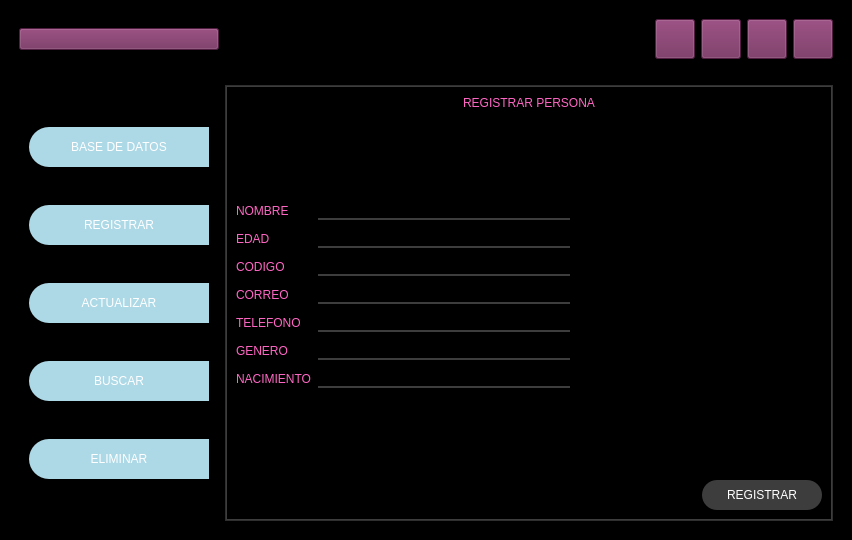
<?xml version="1.0" encoding="UTF-8"?>
<ui version="4.0">
 <class>MainWindow</class>
 <widget class="QMainWindow" name="MainWindow">
  <property name="geometry">
   <rect>
    <x>0</x>
    <y>0</y>
    <width>852</width>
    <height>540</height>
   </rect>
  </property>
  <property name="windowTitle">
   <string>MainWindow</string>
  </property>
  <widget class="QWidget" name="centralwidget">
   <property name="styleSheet">
    <string notr="true">background-color: rgb(0, 0, 0);</string>
   </property>
   <layout class="QVBoxLayout" name="verticalLayout_2">
    <item>
     <widget class="QFrame" name="frame_superior">
      <property name="styleSheet">
       <string notr="true">QFrame{
background-color: rgb(0, 0, 0);
}

QPushButton{
background-color: rgb(113, 41, 90);
color: rgb(67, 42, 255);
border -radius:20px;
}

QPushButton:hover{
background-color: rgb(61, 61, 61);
border -radius:20px;
}</string>
      </property>
      <property name="frameShape">
       <enum>QFrame::StyledPanel</enum>
      </property>
      <property name="frameShadow">
       <enum>QFrame::Raised</enum>
      </property>
      <layout class="QHBoxLayout" name="horizontalLayout">
       <item>
        <widget class="QPushButton" name="bt_menu">
         <property name="minimumSize">
          <size>
           <width>200</width>
           <height>0</height>
          </size>
         </property>
         <property name="text">
          <string/>
         </property>
         <property name="icon">
          <iconset>
           <normaloff>menu.png</normaloff>menu.png</iconset>
         </property>
         <property name="iconSize">
          <size>
           <width>50</width>
           <height>50</height>
          </size>
         </property>
        </widget>
       </item>
       <item>
        <spacer name="horizontalSpacer">
         <property name="orientation">
          <enum>Qt::Horizontal</enum>
         </property>
         <property name="sizeHint" stdset="0">
          <size>
           <width>268</width>
           <height>20</height>
          </size>
         </property>
        </spacer>
       </item>
       <item>
        <widget class="QPushButton" name="bt_minimizar">
         <property name="minimumSize">
          <size>
           <width>40</width>
           <height>40</height>
          </size>
         </property>
         <property name="text">
          <string/>
         </property>
         <property name="icon">
          <iconset>
           <normaloff>minimizar-signo.png</normaloff>minimizar-signo.png</iconset>
         </property>
         <property name="iconSize">
          <size>
           <width>40</width>
           <height>40</height>
          </size>
         </property>
        </widget>
       </item>
       <item>
        <widget class="QPushButton" name="bt_restaurar">
         <property name="minimumSize">
          <size>
           <width>40</width>
           <height>40</height>
          </size>
         </property>
         <property name="text">
          <string/>
         </property>
         <property name="icon">
          <iconset>
           <normaloff>expandir.png</normaloff>expandir.png</iconset>
         </property>
         <property name="iconSize">
          <size>
           <width>40</width>
           <height>40</height>
          </size>
         </property>
        </widget>
       </item>
       <item>
        <widget class="QPushButton" name="bt_maximizar">
         <property name="minimumSize">
          <size>
           <width>40</width>
           <height>40</height>
          </size>
         </property>
         <property name="text">
          <string/>
         </property>
         <property name="icon">
          <iconset>
           <normaloff>escalable.png</normaloff>escalable.png</iconset>
         </property>
         <property name="iconSize">
          <size>
           <width>40</width>
           <height>40</height>
          </size>
         </property>
        </widget>
       </item>
       <item>
        <widget class="QPushButton" name="pushButton">
         <property name="minimumSize">
          <size>
           <width>40</width>
           <height>40</height>
          </size>
         </property>
         <property name="styleSheet">
          <string notr="true">color: rgb(161, 9, 191);</string>
         </property>
         <property name="text">
          <string/>
         </property>
         <property name="icon">
          <iconset>
           <normaloff>cerrar.png</normaloff>cerrar.png</iconset>
         </property>
         <property name="iconSize">
          <size>
           <width>40</width>
           <height>40</height>
          </size>
         </property>
        </widget>
       </item>
      </layout>
     </widget>
    </item>
    <item>
     <widget class="QFrame" name="frame_inferior">
      <property name="frameShape">
       <enum>QFrame::StyledPanel</enum>
      </property>
      <property name="frameShadow">
       <enum>QFrame::Raised</enum>
      </property>
      <layout class="QHBoxLayout" name="horizontalLayout_2">
       <item>
        <widget class="QFrame" name="frameLateral">
         <property name="minimumSize">
          <size>
           <width>200</width>
           <height>0</height>
          </size>
         </property>
         <property name="maximumSize">
          <size>
           <width>0</width>
           <height>16777215</height>
          </size>
         </property>
         <property name="styleSheet">
          <string notr="true">QFrame {
    background: qlineargradient(x1:0, y1:0, x2:0, y2:1,
                                stop:0 #55A3D9, stop:1 #FF4D8E);
}



QPushButton {
    background-color: #ADD8E6; /* Cambiamos el color a rosa */
    border-top-left-radius: 20px;
    border-bottom-left-radius: 20px;
    color: #FFFFFF;
    font: 77 10pt &quot;Arial Black&quot;;
    transition: background-color 0.3s, color 0.3s;
}


QPushButton#pushButton_BASEDEDATOS:hover,
QPushButton#pushButton_REGISTRAR:hover,
QPushButton#pushButton_ELIMINAR:hover,
QPushButton#pushButton_BUSCAR:hover,
QPushButton#pushButton_ACTUALIZAR:hover {
    background-color: rgb(255, 182, 193);
    border-top-left-radius: 20px;
    border-bottom-left-radius: 20px;
   
	color: rgb(255, 255, 255);
    font: 77 10pt &quot;Arial Black&quot;;
}


QPushButton#pushButton_BASEDEDATOS: pressed,
QPushButton#pushButton_REGISTRAR: pressed,
QPushButton#pushButton_ELIMINAR: pressed,
QPushButton#pushButton_BUSCAR: pressed,
QPushButton#pushButton_ACTUALIZAR:pressed {
    padding-left: 5px;
    padding-top: 5px;
	 background-color:rgb(51, 64, 255)
}
</string>
         </property>
         <property name="frameShape">
          <enum>QFrame::StyledPanel</enum>
         </property>
         <property name="frameShadow">
          <enum>QFrame::Raised</enum>
         </property>
         <layout class="QVBoxLayout" name="verticalLayout_3">
          <item>
           <widget class="QPushButton" name="pushButton_BASEDEDATOS">
            <property name="minimumSize">
             <size>
              <width>0</width>
              <height>40</height>
             </size>
            </property>
            <property name="styleSheet">
             <string notr="true"/>
            </property>
            <property name="text">
             <string>BASE DE DATOS</string>
            </property>
            <property name="icon">
             <iconset>
              <normaloff>base de datos.jpj.jpg</normaloff>base de datos.jpj.jpg</iconset>
            </property>
            <property name="iconSize">
             <size>
              <width>35</width>
              <height>35</height>
             </size>
            </property>
           </widget>
          </item>
          <item>
           <widget class="QPushButton" name="pushButton_REGISTRAR">
            <property name="minimumSize">
             <size>
              <width>0</width>
              <height>40</height>
             </size>
            </property>
            <property name="text">
             <string>REGISTRAR</string>
            </property>
            <property name="icon">
             <iconset>
              <normaloff>registrar.png.jpg</normaloff>registrar.png.jpg</iconset>
            </property>
            <property name="iconSize">
             <size>
              <width>35</width>
              <height>35</height>
             </size>
            </property>
           </widget>
          </item>
          <item>
           <widget class="QPushButton" name="pushButton_ACTUALIZAR">
            <property name="minimumSize">
             <size>
              <width>0</width>
              <height>40</height>
             </size>
            </property>
            <property name="text">
             <string>ACTUALIZAR</string>
            </property>
            <property name="icon">
             <iconset>
              <normaloff>actualizar.jpg</normaloff>actualizar.jpg</iconset>
            </property>
            <property name="iconSize">
             <size>
              <width>35</width>
              <height>35</height>
             </size>
            </property>
           </widget>
          </item>
          <item>
           <widget class="QPushButton" name="pushButton_BUSCAR">
            <property name="minimumSize">
             <size>
              <width>0</width>
              <height>40</height>
             </size>
            </property>
            <property name="text">
             <string>BUSCAR</string>
            </property>
            <property name="icon">
             <iconset>
              <normaloff>buscar.jpg</normaloff>buscar.jpg</iconset>
            </property>
            <property name="iconSize">
             <size>
              <width>35</width>
              <height>35</height>
             </size>
            </property>
           </widget>
          </item>
          <item>
           <widget class="QPushButton" name="pushButton_ELIMINAR">
            <property name="minimumSize">
             <size>
              <width>0</width>
              <height>40</height>
             </size>
            </property>
            <property name="text">
             <string>ELIMINAR</string>
            </property>
            <property name="icon">
             <iconset>
              <normaloff>eliminar.jpg</normaloff>eliminar.jpg</iconset>
            </property>
            <property name="iconSize">
             <size>
              <width>35</width>
              <height>35</height>
             </size>
            </property>
           </widget>
          </item>
         </layout>
        </widget>
       </item>
       <item>
        <widget class="QFrame" name="frame_contenedor">
         <property name="styleSheet">
          <string notr="true">QFrame {
    background-color: rgb(61, 61, 61);
}

QLabel {
    font: 87 12pt &quot;Arial Black&quot;;
    background-color: #000000ff;
    color: #FF66C4; /* Cambiar el color del texto a rosa */
    border: 0px solid #14C8DC;
}

QLineEdit {
    border: 0px;
    color: rgb(255, 255, 255);
    border-bottom: 2px solid rgb(61, 61, 61);
    font: 75 12pt &quot;Times New Roman&quot;;
}

QPushButton{
background-color: rgb(61, 61, 61);
border-radius: 15px;
color: rgb(255, 255, 255);
font: 77 10pt &quot;Arial Black&quot;;
}

QPushButton:hover{
background-color: rgb(0, 206, 151);
border-radius: 15px;
color: rgb(0, 0, 0);
font: 77 10pt &quot;Arial Black&quot;;
}
</string>
         </property>
         <property name="frameShape">
          <enum>QFrame::StyledPanel</enum>
         </property>
         <property name="frameShadow">
          <enum>QFrame::Raised</enum>
         </property>
         <layout class="QVBoxLayout" name="verticalLayout_4">
          <property name="spacing">
           <number>0</number>
          </property>
          <property name="leftMargin">
           <number>1</number>
          </property>
          <property name="topMargin">
           <number>1</number>
          </property>
          <property name="rightMargin">
           <number>1</number>
          </property>
          <property name="bottomMargin">
           <number>1</number>
          </property>
          <item>
           <widget class="QStackedWidget" name="stackedWidget">
            <property name="currentIndex">
             <number>1</number>
            </property>
            <widget class="QWidget" name="pageDATOS">
             <layout class="QVBoxLayout" name="verticalLayout_5">
              <item>
               <widget class="QLabel" name="label">
                <property name="text">
                 <string>BASE DE DATOS</string>
                </property>
                <property name="alignment">
                 <set>Qt::AlignCenter</set>
                </property>
               </widget>
              </item>
              <item>
               <widget class="QTableWidget" name="tableBASEDEDATOS">
                <column>
                 <property name="text">
                  <string>Nombre</string>
                 </property>
                </column>
                <column>
                 <property name="text">
                  <string>Edad</string>
                 </property>
                </column>
                <column>
                 <property name="text">
                  <string>Codigo</string>
                 </property>
                </column>
                <column>
                 <property name="text">
                  <string>Correo</string>
                 </property>
                </column>
                <column>
                 <property name="text">
                  <string>Telefono</string>
                 </property>
                </column>
                <column>
                 <property name="text">
                  <string>Genero</string>
                 </property>
                </column>
                <column>
                 <property name="text">
                  <string>Nacimiento</string>
                 </property>
                </column>
               </widget>
              </item>
              <item>
               <spacer name="verticalSpacer_7">
                <property name="orientation">
                 <enum>Qt::Vertical</enum>
                </property>
                <property name="sizeHint" stdset="0">
                 <size>
                  <width>20</width>
                  <height>40</height>
                 </size>
                </property>
               </spacer>
              </item>
              <item>
               <layout class="QHBoxLayout" name="horizontalLayout_3">
                <item>
                 <spacer name="horizontalSpacer_2">
                  <property name="orientation">
                   <enum>Qt::Horizontal</enum>
                  </property>
                  <property name="sizeHint" stdset="0">
                   <size>
                    <width>40</width>
                    <height>20</height>
                   </size>
                  </property>
                 </spacer>
                </item>
                <item>
                 <widget class="QPushButton" name="bt_REFRESCAR">
                  <property name="minimumSize">
                   <size>
                    <width>120</width>
                    <height>30</height>
                   </size>
                  </property>
                  <property name="text">
                   <string>REFRESCAR</string>
                  </property>
                 </widget>
                </item>
               </layout>
              </item>
             </layout>
            </widget>
            <widget class="QWidget" name="page_1registrar">
             <layout class="QVBoxLayout" name="verticalLayout_8">
              <item>
               <widget class="QLabel" name="label_9">
                <property name="text">
                 <string>REGISTRAR PERSONA</string>
                </property>
                <property name="alignment">
                 <set>Qt::AlignCenter</set>
                </property>
               </widget>
              </item>
              <item>
               <spacer name="verticalSpacer_2">
                <property name="orientation">
                 <enum>Qt::Vertical</enum>
                </property>
                <property name="sizeHint" stdset="0">
                 <size>
                  <width>20</width>
                  <height>40</height>
                 </size>
                </property>
               </spacer>
              </item>
              <item>
               <layout class="QHBoxLayout" name="horizontalLayout_4">
                <item>
                 <layout class="QVBoxLayout" name="verticalLayout">
                  <property name="spacing">
                   <number>10</number>
                  </property>
                  <item>
                   <widget class="QLabel" name="label_5">
                    <property name="text">
                     <string>NOMBRE</string>
                    </property>
                   </widget>
                  </item>
                  <item>
                   <widget class="QLabel" name="label_8">
                    <property name="text">
                     <string>EDAD</string>
                    </property>
                   </widget>
                  </item>
                  <item>
                   <widget class="QLabel" name="label_2">
                    <property name="text">
                     <string>CODIGO</string>
                    </property>
                   </widget>
                  </item>
                  <item>
                   <widget class="QLabel" name="label_4">
                    <property name="text">
                     <string>CORREO</string>
                    </property>
                   </widget>
                  </item>
                  <item>
                   <widget class="QLabel" name="label_3">
                    <property name="text">
                     <string>TELEFONO</string>
                    </property>
                   </widget>
                  </item>
                  <item>
                   <widget class="QLabel" name="label_7">
                    <property name="text">
                     <string>GENERO</string>
                    </property>
                   </widget>
                  </item>
                  <item>
                   <widget class="QLabel" name="label_6">
                    <property name="text">
                     <string>NACIMIENTO</string>
                    </property>
                   </widget>
                  </item>
                 </layout>
                </item>
                <item>
                 <layout class="QVBoxLayout" name="verticalLayout_6">
                  <property name="spacing">
                   <number>10</number>
                  </property>
                  <item>
                   <widget class="QLineEdit" name="lineEdit1nombre"/>
                  </item>
                  <item>
                   <widget class="QLineEdit" name="lineEdit_2edad"/>
                  </item>
                  <item>
                   <widget class="QLineEdit" name="lineEdit_3codigo"/>
                  </item>
                  <item>
                   <widget class="QLineEdit" name="lineEdit_4correo"/>
                  </item>
                  <item>
                   <widget class="QLineEdit" name="lineEdit_5telefono"/>
                  </item>
                  <item>
                   <widget class="QLineEdit" name="lineEdit_6genero"/>
                  </item>
                  <item>
                   <widget class="QLineEdit" name="lineEdit_7nacimiento"/>
                  </item>
                 </layout>
                </item>
                <item>
                 <spacer name="horizontalSpacer_4">
                  <property name="orientation">
                   <enum>Qt::Horizontal</enum>
                  </property>
                  <property name="sizeHint" stdset="0">
                   <size>
                    <width>40</width>
                    <height>20</height>
                   </size>
                  </property>
                 </spacer>
                </item>
               </layout>
              </item>
              <item>
               <spacer name="verticalSpacer">
                <property name="orientation">
                 <enum>Qt::Vertical</enum>
                </property>
                <property name="sizeHint" stdset="0">
                 <size>
                  <width>20</width>
                  <height>40</height>
                 </size>
                </property>
               </spacer>
              </item>
              <item>
               <layout class="QHBoxLayout" name="horizontalLayout_6">
                <item>
                 <widget class="QLabel" name="label_10">
                  <property name="minimumSize">
                   <size>
                    <width>200</width>
                    <height>0</height>
                   </size>
                  </property>
                  <property name="text">
                   <string/>
                  </property>
                  <property name="alignment">
                   <set>Qt::AlignCenter</set>
                  </property>
                 </widget>
                </item>
                <item>
                 <spacer name="horizontalSpacer_3">
                  <property name="orientation">
                   <enum>Qt::Horizontal</enum>
                  </property>
                  <property name="sizeHint" stdset="0">
                   <size>
                    <width>40</width>
                    <height>20</height>
                   </size>
                  </property>
                 </spacer>
                </item>
                <item>
                 <widget class="QPushButton" name="pushButton_6registrar">
                  <property name="minimumSize">
                   <size>
                    <width>120</width>
                    <height>30</height>
                   </size>
                  </property>
                  <property name="text">
                   <string>REGISTRAR</string>
                  </property>
                 </widget>
                </item>
               </layout>
              </item>
             </layout>
            </widget>
            <widget class="QWidget" name="page_actualizar">
             <layout class="QVBoxLayout" name="verticalLayout_11">
              <item>
               <widget class="QLabel" name="label_11">
                <property name="text">
                 <string>ACTUALIZAR DATOS</string>
                </property>
                <property name="alignment">
                 <set>Qt::AlignCenter</set>
                </property>
               </widget>
              </item>
              <item>
               <layout class="QHBoxLayout" name="horizontalLayout_5">
                <item>
                 <widget class="QLabel" name="label_12codigopersona">
                  <property name="text">
                   <string>CODIGO DE LA PERSONA</string>
                  </property>
                 </widget>
                </item>
                <item>
                 <widget class="QLineEdit" name="lineEdit_9codigoactualizar"/>
                </item>
                <item>
                 <widget class="QPushButton" name="pushButton_7buscaractualizar">
                  <property name="minimumSize">
                   <size>
                    <width>120</width>
                    <height>30</height>
                   </size>
                  </property>
                  <property name="text">
                   <string>BUSCAR</string>
                  </property>
                 </widget>
                </item>
               </layout>
              </item>
              <item>
               <spacer name="verticalSpacer_3">
                <property name="orientation">
                 <enum>Qt::Vertical</enum>
                </property>
                <property name="sizeHint" stdset="0">
                 <size>
                  <width>20</width>
                  <height>40</height>
                 </size>
                </property>
               </spacer>
              </item>
              <item>
               <layout class="QHBoxLayout" name="horizontalLayout_8">
                <item>
                 <layout class="QVBoxLayout" name="verticalLayout_9">
                  <property name="spacing">
                   <number>8</number>
                  </property>
                  <item>
                   <widget class="QLabel" name="label_13">
                    <property name="text">
                     <string>NOMBRE</string>
                    </property>
                   </widget>
                  </item>
                  <item>
                   <widget class="QLabel" name="label_14">
                    <property name="text">
                     <string>EDAD</string>
                    </property>
                   </widget>
                  </item>
                  <item>
                   <widget class="QLabel" name="label_15">
                    <property name="text">
                     <string>CODIGO</string>
                    </property>
                   </widget>
                  </item>
                  <item>
                   <widget class="QLabel" name="label_16">
                    <property name="text">
                     <string>CORREO</string>
                    </property>
                   </widget>
                  </item>
                  <item>
                   <widget class="QLabel" name="label_17">
                    <property name="text">
                     <string>TELEFONO</string>
                    </property>
                   </widget>
                  </item>
                  <item>
                   <widget class="QLabel" name="label_18">
                    <property name="text">
                     <string>GENERO</string>
                    </property>
                   </widget>
                  </item>
                  <item>
                   <widget class="QLabel" name="label_19">
                    <property name="text">
                     <string>NACIMIENTO</string>
                    </property>
                   </widget>
                  </item>
                 </layout>
                </item>
                <item>
                 <layout class="QVBoxLayout" name="verticalLayout_10">
                  <property name="spacing">
                   <number>8</number>
                  </property>
                  <item>
                   <widget class="QLineEdit" name="lineEdit_1nombreact"/>
                  </item>
                  <item>
                   <widget class="QLineEdit" name="lineEdit_2edadactualizar"/>
                  </item>
                  <item>
                   <widget class="QLineEdit" name="lineEdit_3codigoactualizar"/>
                  </item>
                  <item>
                   <widget class="QLineEdit" name="lineEdit_4correoactualizar"/>
                  </item>
                  <item>
                   <widget class="QLineEdit" name="lineEdit_5telefonoactualizar"/>
                  </item>
                  <item>
                   <widget class="QLineEdit" name="lineEdit_6generoactualizar"/>
                  </item>
                  <item>
                   <widget class="QLineEdit" name="lineEdit_7nacimientoactualizar"/>
                  </item>
                 </layout>
                </item>
                <item>
                 <spacer name="horizontalSpacer_6">
                  <property name="orientation">
                   <enum>Qt::Horizontal</enum>
                  </property>
                  <property name="sizeHint" stdset="0">
                   <size>
                    <width>40</width>
                    <height>20</height>
                   </size>
                  </property>
                 </spacer>
                </item>
               </layout>
              </item>
              <item>
               <spacer name="verticalSpacer_4">
                <property name="orientation">
                 <enum>Qt::Vertical</enum>
                </property>
                <property name="sizeHint" stdset="0">
                 <size>
                  <width>20</width>
                  <height>40</height>
                 </size>
                </property>
               </spacer>
              </item>
              <item>
               <layout class="QHBoxLayout" name="horizontalLayout_7">
                <item>
                 <widget class="QLabel" name="label_20">
                  <property name="minimumSize">
                   <size>
                    <width>120</width>
                    <height>3</height>
                   </size>
                  </property>
                  <property name="text">
                   <string/>
                  </property>
                 </widget>
                </item>
                <item>
                 <spacer name="horizontalSpacer_5">
                  <property name="orientation">
                   <enum>Qt::Horizontal</enum>
                  </property>
                  <property name="sizeHint" stdset="0">
                   <size>
                    <width>40</width>
                    <height>20</height>
                   </size>
                  </property>
                 </spacer>
                </item>
                <item>
                 <widget class="QPushButton" name="pushButton_8actualizar">
                  <property name="minimumSize">
                   <size>
                    <width>120</width>
                    <height>30</height>
                   </size>
                  </property>
                  <property name="text">
                   <string>ACTUALIZAR</string>
                  </property>
                 </widget>
                </item>
               </layout>
              </item>
             </layout>
            </widget>
            <widget class="QWidget" name="page_buscar">
             <layout class="QVBoxLayout" name="verticalLayout_12">
              <item>
               <widget class="QLabel" name="label_21">
                <property name="text">
                 <string>BUSCAR PERSONA</string>
                </property>
                <property name="alignment">
                 <set>Qt::AlignCenter</set>
                </property>
               </widget>
              </item>
              <item>
               <layout class="QHBoxLayout" name="horizontalLayout_9">
                <item>
                 <widget class="QLabel" name="label_22codigobuscar">
                  <property name="text">
                   <string>CODIGO DE LA PERSONA</string>
                  </property>
                 </widget>
                </item>
                <item>
                 <widget class="QLineEdit" name="lineEdit_16ingresarcodigobuscar"/>
                </item>
                <item>
                 <widget class="QPushButton" name="pushButton_9botonbuscar">
                  <property name="minimumSize">
                   <size>
                    <width>120</width>
                    <height>30</height>
                   </size>
                  </property>
                  <property name="text">
                   <string>BUSCAR</string>
                  </property>
                 </widget>
                </item>
               </layout>
              </item>
              <item>
               <spacer name="verticalSpacer_6">
                <property name="orientation">
                 <enum>Qt::Vertical</enum>
                </property>
                <property name="sizeHint" stdset="0">
                 <size>
                  <width>20</width>
                  <height>40</height>
                 </size>
                </property>
               </spacer>
              </item>
              <item>
               <widget class="QTableWidget" name="tablebuscarpersona">
                <column>
                 <property name="text">
                  <string>NOMBRE</string>
                 </property>
                </column>
                <column>
                 <property name="text">
                  <string>Nueva columna</string>
                 </property>
                </column>
                <column>
                 <property name="text">
                  <string>EDAD</string>
                 </property>
                </column>
                <column>
                 <property name="text">
                  <string>CODIGO</string>
                 </property>
                </column>
                <column>
                 <property name="text">
                  <string>CORREO</string>
                 </property>
                </column>
                <column>
                 <property name="text">
                  <string>TELEFONO</string>
                 </property>
                </column>
                <column>
                 <property name="text">
                  <string>NACIMIENTO</string>
                 </property>
                </column>
               </widget>
              </item>
              <item>
               <spacer name="verticalSpacer_5">
                <property name="orientation">
                 <enum>Qt::Vertical</enum>
                </property>
                <property name="sizeHint" stdset="0">
                 <size>
                  <width>20</width>
                  <height>40</height>
                 </size>
                </property>
               </spacer>
              </item>
             </layout>
            </widget>
            <widget class="QWidget" name="page_eliminar">
             <layout class="QVBoxLayout" name="verticalLayout_13">
              <item>
               <widget class="QLabel" name="label_23">
                <property name="text">
                 <string>ELIMINAR PERSONA</string>
                </property>
                <property name="alignment">
                 <set>Qt::AlignCenter</set>
                </property>
               </widget>
              </item>
              <item>
               <layout class="QHBoxLayout" name="horizontalLayout_10">
                <item>
                 <widget class="QLabel" name="label_24codigoeliminar">
                  <property name="text">
                   <string>CODIGO DE LA PERSONA</string>
                  </property>
                 </widget>
                </item>
                <item>
                 <widget class="QLineEdit" name="lineEdit_17ingresarcodigoeliminar"/>
                </item>
                <item>
                 <widget class="QPushButton" name="pushButton_buscareliminar">
                  <property name="minimumSize">
                   <size>
                    <width>120</width>
                    <height>30</height>
                   </size>
                  </property>
                  <property name="text">
                   <string>BUSCAR</string>
                  </property>
                 </widget>
                </item>
               </layout>
              </item>
              <item>
               <widget class="QTableWidget" name="tableelimnarpersona">
                <column>
                 <property name="text">
                  <string>NOMBRE</string>
                 </property>
                </column>
                <column>
                 <property name="text">
                  <string>EDAD</string>
                 </property>
                </column>
                <column>
                 <property name="text">
                  <string>CODIGO</string>
                 </property>
                </column>
                <column>
                 <property name="text">
                  <string>CORREO</string>
                 </property>
                </column>
                <column>
                 <property name="text">
                  <string>TELEFONO</string>
                 </property>
                </column>
                <column>
                 <property name="text">
                  <string>GENERO</string>
                 </property>
                </column>
                <column>
                 <property name="text">
                  <string>NACIMIENTO</string>
                 </property>
                </column>
               </widget>
              </item>
              <item>
               <layout class="QHBoxLayout" name="horizontalLayout_11">
                <item>
                 <widget class="QLabel" name="label_25">
                  <property name="minimumSize">
                   <size>
                    <width>200</width>
                    <height>30</height>
                   </size>
                  </property>
                  <property name="text">
                   <string/>
                  </property>
                 </widget>
                </item>
                <item>
                 <spacer name="horizontalSpacer_7">
                  <property name="orientation">
                   <enum>Qt::Horizontal</enum>
                  </property>
                  <property name="sizeHint" stdset="0">
                   <size>
                    <width>40</width>
                    <height>20</height>
                   </size>
                  </property>
                 </spacer>
                </item>
                <item>
                 <widget class="QPushButton" name="pushButton_botonelimnar">
                  <property name="minimumSize">
                   <size>
                    <width>120</width>
                    <height>30</height>
                   </size>
                  </property>
                  <property name="text">
                   <string>ELIMINAR</string>
                  </property>
                 </widget>
                </item>
               </layout>
              </item>
             </layout>
            </widget>
           </widget>
          </item>
         </layout>
        </widget>
       </item>
      </layout>
     </widget>
    </item>
   </layout>
  </widget>
 </widget>
 <resources/>
 <connections/>
</ui>
